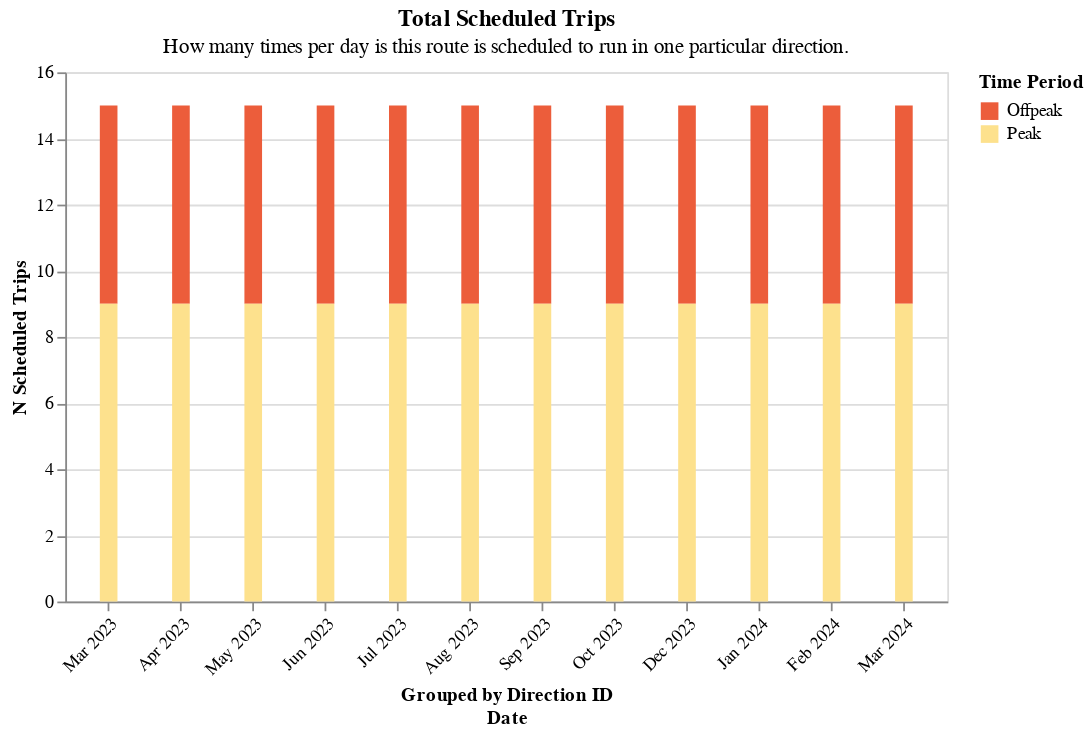

Here is the notebook cell this chart was saved with:
### Code cell
section2.grouped_bar_chart(
    df=one_route.loc[one_route.time_period != "all_day"].drop_duplicates(),
    color_col="time_period",
    y_col="n_scheduled_trips",
    offset_col="direction_id",
    title="Total Scheduled Trips",
    subtitle="How many times per day is this route is scheduled to run in one particular direction.",
)
